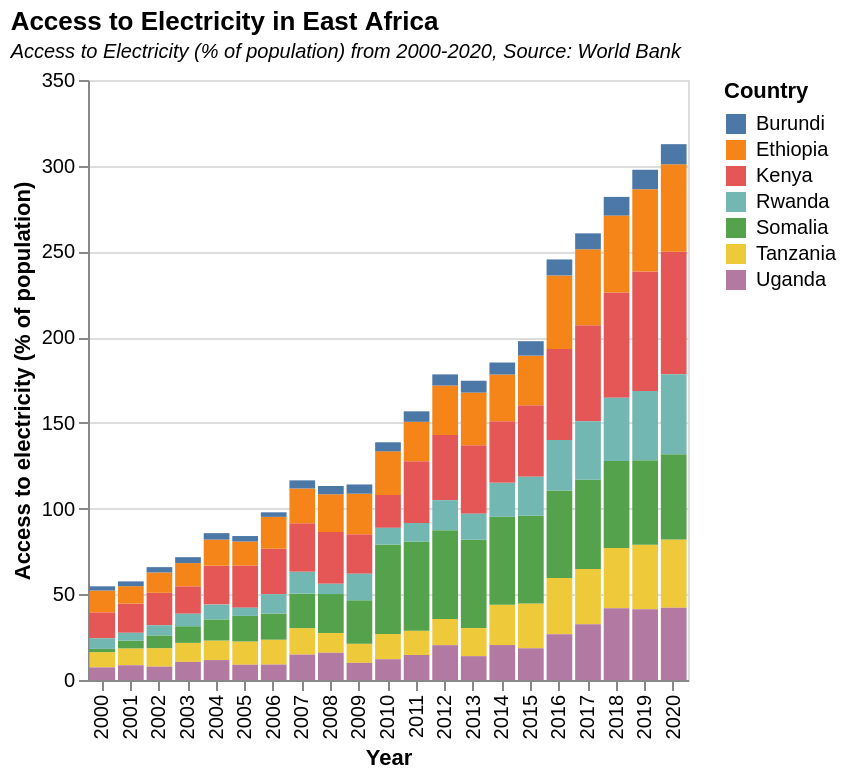

Write the Vega-Lite specification saved for this chart.
### Vega-Lite specification from a JSON file in a GitHub repository (floating-point values rounded to 4 significant figures; data arrays with more than 128 entries replaced by an {"elided": "..."} marker saying what was removed)
{"$schema": "https://vega.github.io/schema/vega-lite/v5.json", "description": "A simple bar chart with embedded data.", "title": {"text": "Access to Electricity in East Africa", "subtitle": "Access to Electricity (% of population) from 2000-2020, Source: World Bank", "subtitleFontStyle": "italic", "subtitleFontSize": 10, "anchor": "start", "color": "black"}, "height": 300, "width": 300, "data": {"values": {"elided": "147 records"}}, "mark": "bar", "encoding": {"x": {"field": "Year", "type": "nominal"}, "y": {"field": "Access to electricity (% of population)", "type": "quantitative"}, "color": {"field": "Country", "type": "nominal"}}, "config": {}}
